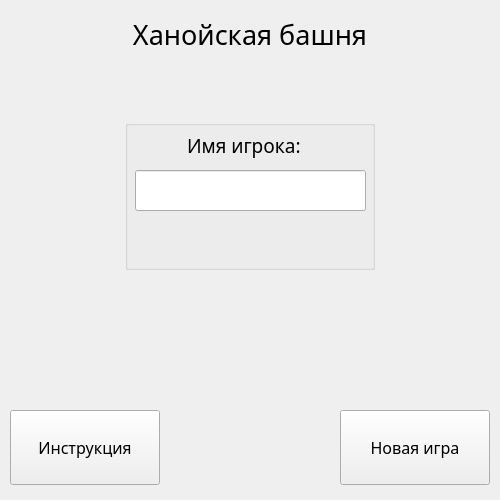
<?xml version="1.0" encoding="UTF-8"?>
<ui version="4.0">
 <class>MainMenu</class>
 <widget class="QWidget" name="MainMenu">
  <property name="geometry">
   <rect>
    <x>0</x>
    <y>0</y>
    <width>500</width>
    <height>500</height>
   </rect>
  </property>
  <property name="minimumSize">
   <size>
    <width>500</width>
    <height>500</height>
   </size>
  </property>
  <property name="maximumSize">
   <size>
    <width>500</width>
    <height>500</height>
   </size>
  </property>
  <property name="windowTitle">
   <string>Form</string>
  </property>
  <widget class="QPushButton" name="pushButton">
   <property name="geometry">
    <rect>
     <x>10</x>
     <y>410</y>
     <width>150</width>
     <height>75</height>
    </rect>
   </property>
   <property name="font">
    <font>
     <family>Segoe Print</family>
     <pointsize>12</pointsize>
    </font>
   </property>
   <property name="text">
    <string>Инструкция</string>
   </property>
  </widget>
  <widget class="QPushButton" name="NewGame">
   <property name="geometry">
    <rect>
     <x>340</x>
     <y>410</y>
     <width>150</width>
     <height>75</height>
    </rect>
   </property>
   <property name="font">
    <font>
     <family>Segoe Print</family>
     <pointsize>12</pointsize>
    </font>
   </property>
   <property name="text">
    <string>Новая игра</string>
   </property>
  </widget>
  <widget class="QGroupBox" name="groupBox">
   <property name="geometry">
    <rect>
     <x>125</x>
     <y>120</y>
     <width>250</width>
     <height>150</height>
    </rect>
   </property>
   <property name="title">
    <string/>
   </property>
   <widget class="QLabel" name="label_2">
    <property name="geometry">
     <rect>
      <x>62</x>
      <y>10</y>
      <width>131</width>
      <height>31</height>
     </rect>
    </property>
    <property name="font">
     <font>
      <family>Segoe Print</family>
      <pointsize>14</pointsize>
     </font>
    </property>
    <property name="text">
     <string>Имя игрока:</string>
    </property>
   </widget>
   <widget class="QLineEdit" name="PlayerName">
    <property name="geometry">
     <rect>
      <x>10</x>
      <y>50</y>
      <width>231</width>
      <height>41</height>
     </rect>
    </property>
    <property name="font">
     <font>
      <family>MV Boli</family>
      <pointsize>12</pointsize>
     </font>
    </property>
    <property name="layoutDirection">
     <enum>Qt::LeftToRight</enum>
    </property>
    <property name="maxLength">
     <number>18</number>
    </property>
    <property name="dragEnabled">
     <bool>false</bool>
    </property>
   </widget>
  </widget>
  <widget class="QLabel" name="label">
   <property name="geometry">
    <rect>
     <x>0</x>
     <y>10</y>
     <width>500</width>
     <height>50</height>
    </rect>
   </property>
   <property name="font">
    <font>
     <family>Ravie</family>
     <pointsize>20</pointsize>
    </font>
   </property>
   <property name="text">
    <string>&lt;html&gt;&lt;head/&gt;&lt;body&gt;&lt;p align=&quot;center&quot;&gt;Ханойская башня&lt;/p&gt;&lt;/body&gt;&lt;/html&gt;</string>
   </property>
  </widget>
 </widget>
 <resources/>
 <connections/>
</ui>
